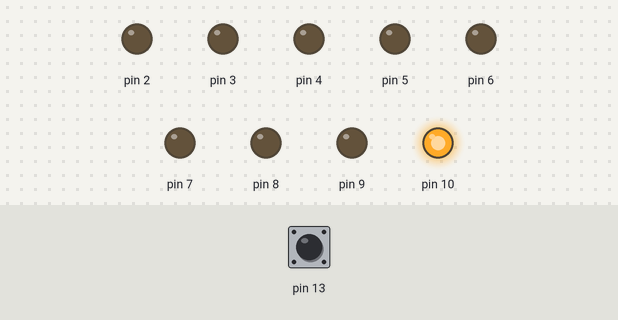
A sketch run on a simulated Arduino Uno, built with avr-gcc and run on an emulated ATmega328P. On the bench: output pins drawn as LEDs (lit = HIGH). The test bench sets the inputs (shaded band); at power-on: pin 13 LOW.

Above: at 1.2 s.
1.3 s: pin 13 driven HIGH
At 2.2 s:
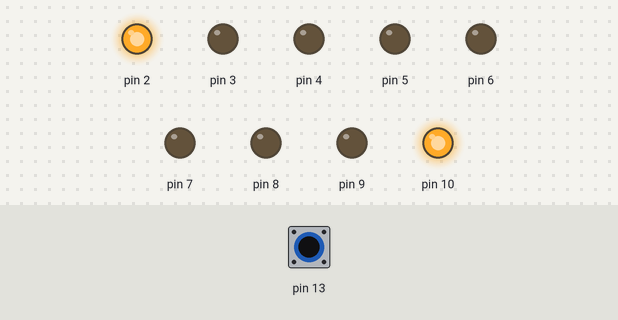
2.8 s: pin 13 pulsed LOW 5 times (0.12 s each, 0.3 s apart)
At 5.1 s:
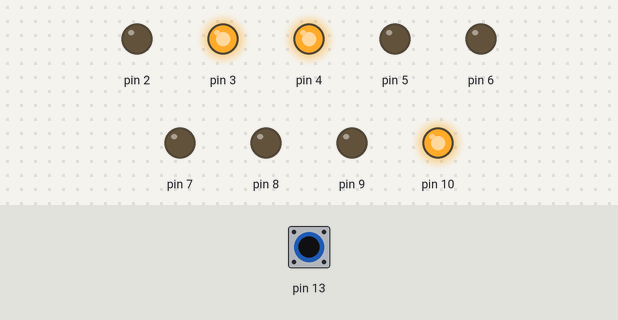
5.8 s: pin 13 pulsed LOW 2 times (0.12 s each, 0.3 s apart)
At 6.7 s:
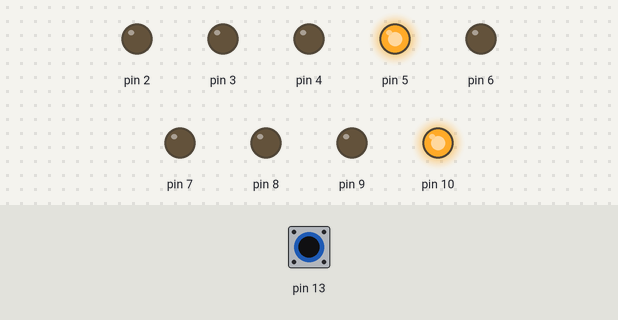
Timing chart, 0 to 8.8 s (numbered marks = the images above; inputs shaded):
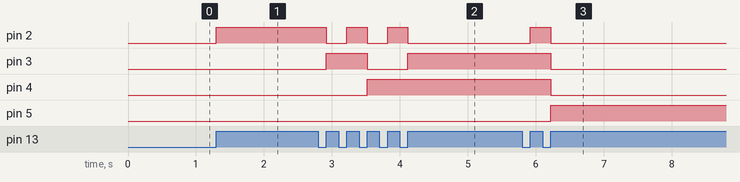

Measured:
- after the input at 1.3 s, pin 2: LOW → HIGH at once
- after the input at 2.8 s, pin 2: alternates HIGH for 0.30 s and LOW for 0.30 s, 5 changes in all, then stays LOW, starting after 0.12 s; pin 3: LOW → HIGH after 0.12 s, → LOW 0.60 s later, → HIGH 0.60 s later; pin 4: LOW → HIGH after 0.72 s
- after the input at 5.8 s, pin 2: LOW → HIGH after 0.12 s, → LOW 0.30 s later; pin 3, pin 4: HIGH → LOW after 0.42 s; pin 5: LOW → HIGH after 0.42 s

The sketch:

bcv0.ino
```cpp
void setup() {
  pinMode(2, OUTPUT);
  pinMode(3, OUTPUT);
  pinMode(4, OUTPUT);
  pinMode(5, OUTPUT);
  pinMode(6, OUTPUT);
  pinMode(7, OUTPUT);
  pinMode(8, OUTPUT);
  pinMode(9, OUTPUT);
  pinMode(10, OUTPUT);
  pinMode(13, INPUT);
  digitalWrite(10, HIGH);
}
  long num = 0;
  int state = 0;
  int state2 = 0;
void loop() {

  //maps out num to its binary representation
  for (int i = 2; i <= 9; i++) {
    digitalWrite(i, num & (0x1 << (i-2)));
  }
  state2 = state;
  state = digitalRead(13);

  num += state2 < state; //Change in state, when state increases i.e. on button press
  num = num%256;
}
```
